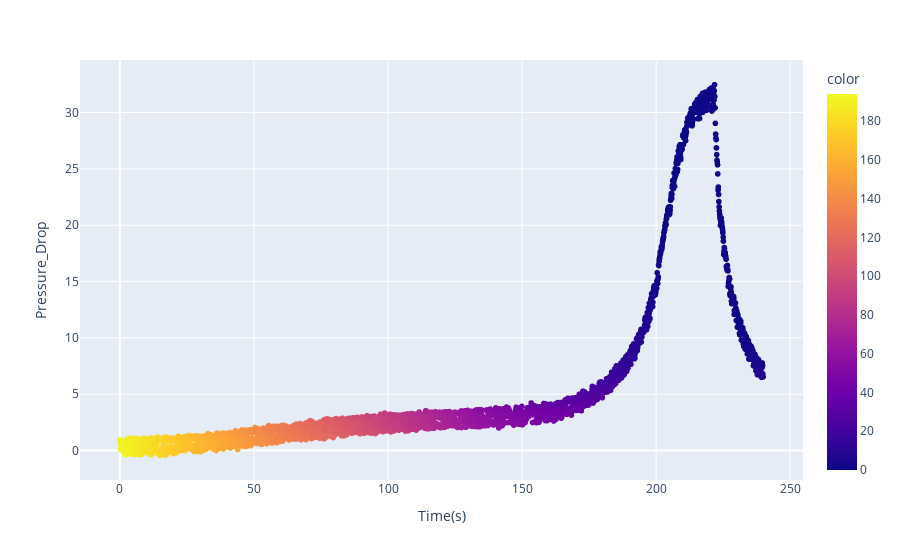

Notebook cell for this chart:
### Code cell
px.scatter(data_frame = df_tst, x = 'Time(s)', y = 'Pressure_Drop', color = results)

### Figure 1 — Plotly figure (JSON) as saved in the notebook; plotly's stock layout.template omitted (floating-point values rounded to 4 significant figures; data arrays with more than 128 entries replaced by an {"elided": "..."} marker saying what was removed)
{"data": [{"hovertemplate": "Time(s)=%{x}<br>Pressure_Drop=%{y}<br>color=%{marker.color}<extra></extra>", "legendgroup": "", "marker": {"color": {"elided": "2400 float values"}, "coloraxis": "coloraxis", "symbol": "circle"}, "mode": "markers", "name": "", "showlegend": false, "type": "scattergl", "x": {"elided": "2400 float values"}, "xaxis": "x", "y": {"elided": "2400 float values"}, "yaxis": "y"}], "layout": {"coloraxis": {"colorbar": {"title": {"text": "color"}}, "colorscale": [[0, "#0d0887"], [0.1111, "#46039f"], [0.2222, "#7201a8"], [0.3333, "#9c179e"], [0.4444, "#bd3786"], [0.5556, "#d8576b"], [0.6667, "#ed7953"], [0.7778, "#fb9f3a"], [0.8889, "#fdca26"], [1, "#f0f921"]]}, "legend": {"tracegroupgap": 0}, "margin": {"t": 60}, "xaxis": {"anchor": "y", "domain": [0, 1], "title": {"text": "Time(s)"}}, "yaxis": {"anchor": "x", "domain": [0, 1], "title": {"text": "Pressure_Drop"}}}}
